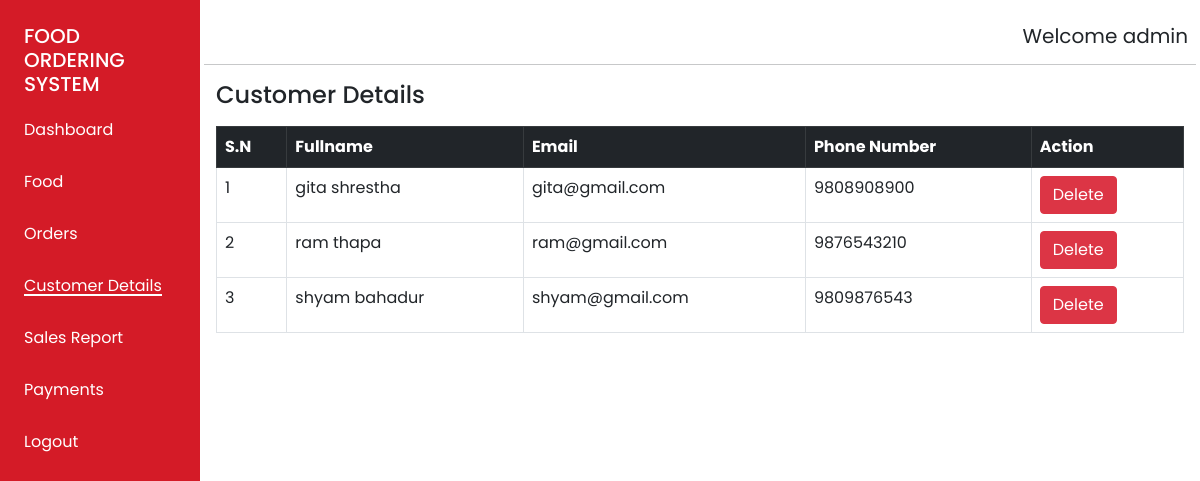
The app's page /admin/customerdetails.php (signed in) with its own data.
### tables this page shows
CREATE TABLE `customers` (
  `customer_id` int(11) NOT NULL,
  `fullname` varchar(60) NOT NULL,
  `email` varchar(60) NOT NULL,
  `phone_number` varchar(10) NOT NULL,
  `password` varchar(100) NOT NULL
);

### admin/customerdetails.php (the view, shortened to what this page needs)
<?php
include 'config.php';
$sql = "SELECT * FROM customers ORDER BY fullname ASC";
$result = mysqli_query($con, $sql);
$data = [];
if (mysqli_num_rows($result) > 0) {
  while ($row = mysqli_fetch_assoc($result)) {
    array_push($data, $row);
  }
}
?>
<!DOCTYPE html>
<html lang="en">
<head>
  <link rel="stylesheet" href="style.css" />
  <link href="https://cdn.jsdelivr.net/npm/bootstrap@5.0.2/dist/css/bootstrap.min.css" rel="stylesheet" />
</head>
<body>
  <div class="container-fluid dashboard font">
    <div class="row min-vh-100">
      <div class="col-sm-2  px-4 ">
        <h5 class="text-white text-uppercase pt-4 ">Food Ordering System</h5>
        <nav class="">
          <ul class="text-capitalize">
            <li><a href="dashboard.php">Dashboard</a></li>
            <li><a href="food.php">Food</a></li>
            <li><a href="orders.php">Orders</a></li>
            <li><a href="customerdetails.php" class="font active">Customer Details</a></li>
           <li><a href="salesreport.php">sales report</a></li>
           <li><a href="payment.php">payments</a></li>
            <li><a href="../adminlogout.php">logout</a></li>
          </ul>
        </nav>
      </div>
      <div class="col-sm-10 p-3">
        <div class="row">
          <h5 class="text-end h5 fw-normal p-2">Welcome <?php echo $_SESSION['admin'];?></h5>
          <hr>
        </div>
        <p class="text-capitalize h4 ">Customer details</p>
        <table class="table table-bordered  mt-3">
          <thead class="table-dark">
            <tr class="text-capitalize ">
              <th scope="col">S.N</th>
              <th scope="col">fullname</th>
              <th scope="col">email</th>
              <th scope="col">phone number</th>
              <th colspan="2">action</th>
            </tr>
          </thead>
          <tbody>
            <?php
            $i = 1;
            foreach ($data as $d) {
            ?>
              <tr class="">
                <td><?php echo $i++; ?></td>
                <td><?php echo $d['fullname']; ?></td>
                <td><?php echo $d['email']; ?></td>
                <td><?php echo $d['phone_number']; ?></td>
                <td>
                  <button class="btn btn-danger"> <a class="text-decoration-none text-white" href="deletecustomer.php?id=<?php echo $d['customer_id']; ?>" onclick="return confirm('Are u sure to delete?')">Delete</a></button>
                </td>
              </tr>
            <?php } ?>
          </tbody>
        </table>
        </div>
      </div>
    </div>
</body>
</html>

### admin/style.css (style rules this page uses)
* { margin: 0; padding: 0; box-sizing: border-box; scroll-behavior: smooth; }
.font { font-family: 'Poppins', sans-serif; }
.col-sm-2 { position: relative; overflow: hidden; min-height: 100vh; z-index: 100; background-color: #D41B27; }
.col-sm-2> nav >ul { list-style: none; padding-left: 0; font-weight: 400; }
.col-sm-2> nav >ul >li { padding:14px 0; }
.col-sm-2> nav >ul >li> a { position: relative; text-decoration: none; color: white; font-size: 16px; }
.col-sm-2> nav >ul >li> a.active::after { transform: scale(1); }
.col-sm-2> nav >ul >li> a::after { content: ''; position: absolute; top:20px; left:0; height: 2px; width: 100%; background-color: white; transform-origin: left; transform: scale(0); transition: .5s; }
.col-sm-10 { position:relative; }

### records on screen
customers: fullname "gita shrestha", email "gita@gmail.com", phone_number "9808908900"
customers: fullname "ram thapa", email "ram@gmail.com", phone_number "9876543210"
customers: fullname "shyam bahadur", email "shyam@gmail.com", phone_number "9809876543"

### other values on screen
$_SESSION['admin'] "admin"
